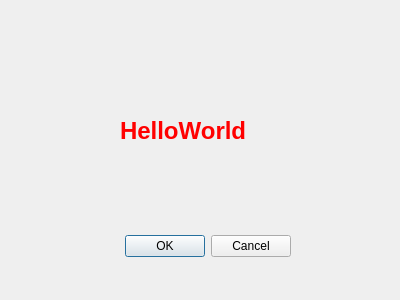
<?xml version="1.0" encoding="UTF-8"?>
<ui version="4.0">
 <class>Dialog</class>
 <widget class="QDialog" name="Dialog">
  <property name="geometry">
   <rect>
    <x>0</x>
    <y>0</y>
    <width>400</width>
    <height>300</height>
   </rect>
  </property>
  <property name="windowTitle">
   <string>Dialog</string>
  </property>
  <widget class="QDialogButtonBox" name="buttonBox">
   <property name="geometry">
    <rect>
     <x>90</x>
     <y>230</y>
     <width>201</width>
     <height>32</height>
    </rect>
   </property>
   <property name="orientation">
    <enum>Qt::Horizontal</enum>
   </property>
   <property name="standardButtons">
    <set>QDialogButtonBox::Cancel|QDialogButtonBox::Ok</set>
   </property>
  </widget>
  <widget class="QLabel" name="label">
   <property name="geometry">
    <rect>
     <x>120</x>
     <y>100</y>
     <width>181</width>
     <height>61</height>
    </rect>
   </property>
   <property name="font">
    <font>
     <pointsize>18</pointsize>
     <weight>75</weight>
     <bold>true</bold>
    </font>
   </property>
   <property name="styleSheet">
    <string notr="true">color: rgb(255, 0, 0);</string>
   </property>
   <property name="text">
    <string>HelloWorld</string>
   </property>
  </widget>
 </widget>
 <resources/>
 <connections>
  <connection>
   <sender>buttonBox</sender>
   <signal>accepted()</signal>
   <receiver>Dialog</receiver>
   <slot>accept()</slot>
   <hints>
    <hint type="sourcelabel">
     <x>248</x>
     <y>254</y>
    </hint>
    <hint type="destinationlabel">
     <x>157</x>
     <y>274</y>
    </hint>
   </hints>
  </connection>
  <connection>
   <sender>buttonBox</sender>
   <signal>rejected()</signal>
   <receiver>Dialog</receiver>
   <slot>reject()</slot>
   <hints>
    <hint type="sourcelabel">
     <x>316</x>
     <y>260</y>
    </hint>
    <hint type="destinationlabel">
     <x>286</x>
     <y>274</y>
    </hint>
   </hints>
  </connection>
 </connections>
</ui>
